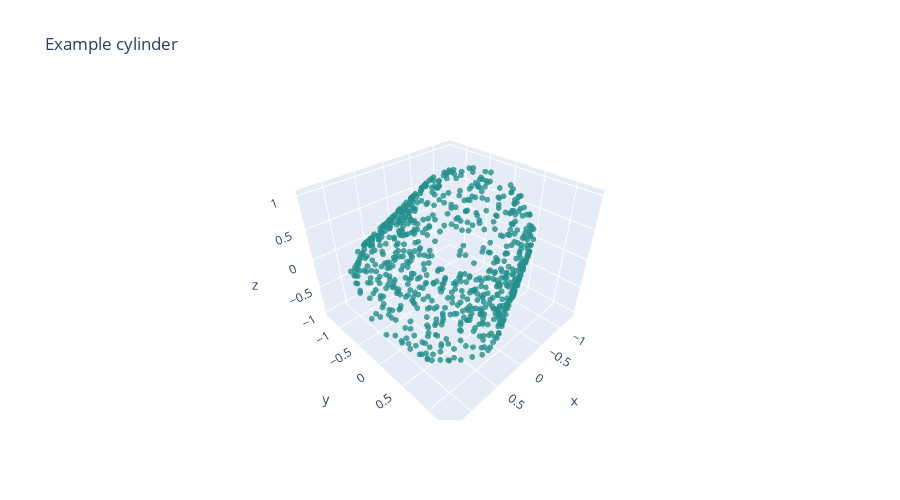
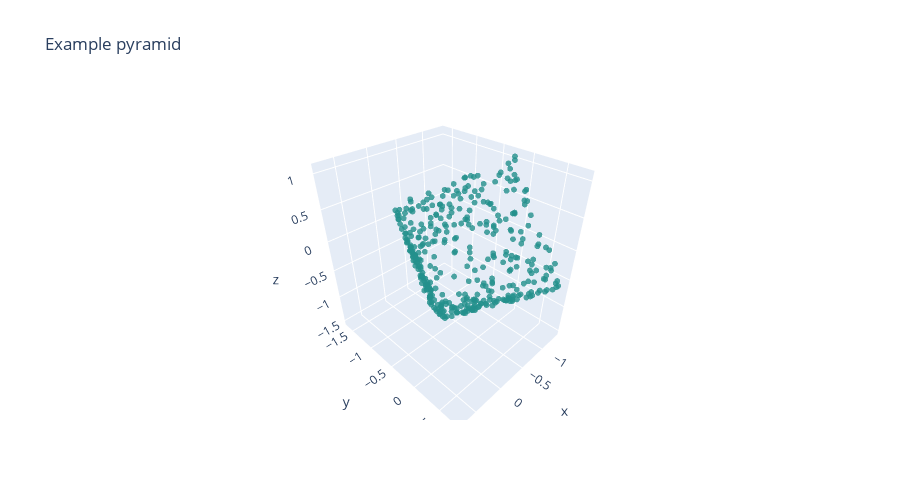
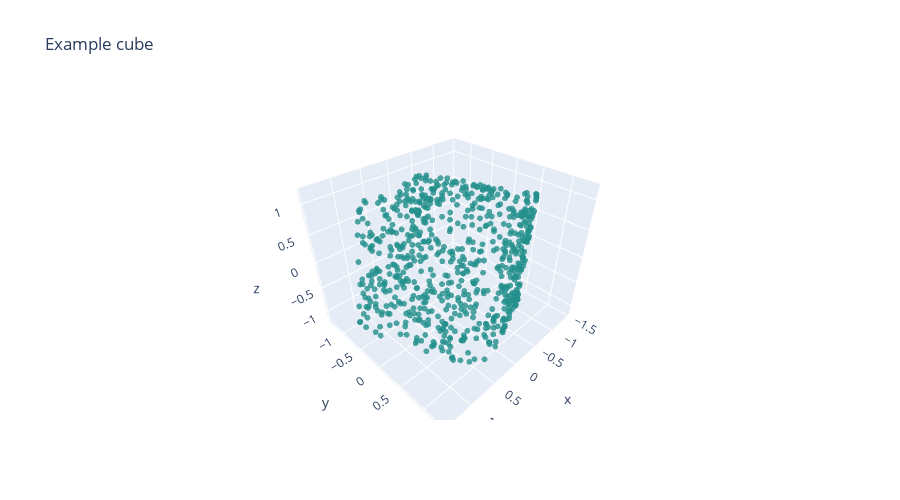

Notebook code for these charts, in order:
### Code cell
cloud_dataset = SyntheticPointCloudDataset(num_samples=3200, length_range=(256, 1024), noise_std=0.002)
collate_cloud = build_pointcloud_collate(cloud_dataset.max_points, dims=3)
train_cloud, val_cloud = random_split(
    cloud_dataset,
    [int(0.75 * len(cloud_dataset)), len(cloud_dataset) - int(0.75 * len(cloud_dataset))],
)
train_loader_cloud = DataLoader(train_cloud, batch_size=64, shuffle=True, collate_fn=collate_cloud)
val_loader_cloud = DataLoader(val_cloud, batch_size=128, shuffle=False, collate_fn=collate_cloud)

# Interactive demo (set interactive=True)
for idx in np.random.choice(len(cloud_dataset), size=3, replace=False):
    pts = cloud_dataset[idx]["points"].numpy()
    label = SHAPE_TYPES_3D[cloud_dataset.labels[idx]]
    scatter_3d_points(pts, f"Example {label}", interactive=True)

### Figure 1 — Plotly figure (JSON) as saved in the notebook; plotly's stock layout.template omitted (floating-point values rounded to 4 significant figures; data arrays with more than 128 entries replaced by an {"elided": "..."} marker saying what was removed)
{"data": [{"marker": {"color": {"elided": "748 float values"}, "colorscale": [[0, "#440154"], [0.1111, "#482878"], [0.2222, "#3e4989"], [0.3333, "#31688e"], [0.4444, "#26828e"], [0.5556, "#1f9e89"], [0.6667, "#35b779"], [0.7778, "#6ece58"], [0.8889, "#b5de2b"], [1, "#fde725"]], "opacity": 0.8, "size": 2}, "mode": "markers", "type": "scatter3d", "x": {"elided": "748 float values"}, "y": {"elided": "748 float values"}, "z": {"elided": "748 float values"}}], "layout": {"height": 500, "scene": {"xaxis": {"title": {"text": "x"}}, "yaxis": {"title": {"text": "y"}}, "zaxis": {"title": {"text": "z"}}}, "title": {"text": "Example cylinder"}}}

### Figure 2 — Plotly figure (JSON) as saved in the notebook; plotly's stock layout.template omitted (floating-point values rounded to 4 significant figures; data arrays with more than 128 entries replaced by an {"elided": "..."} marker saying what was removed)
{"data": [{"marker": {"color": {"elided": "388 float values"}, "colorscale": [[0, "#440154"], [0.1111, "#482878"], [0.2222, "#3e4989"], [0.3333, "#31688e"], [0.4444, "#26828e"], [0.5556, "#1f9e89"], [0.6667, "#35b779"], [0.7778, "#6ece58"], [0.8889, "#b5de2b"], [1, "#fde725"]], "opacity": 0.8, "size": 2}, "mode": "markers", "type": "scatter3d", "x": {"elided": "388 float values"}, "y": {"elided": "388 float values"}, "z": {"elided": "388 float values"}}], "layout": {"height": 500, "scene": {"xaxis": {"title": {"text": "x"}}, "yaxis": {"title": {"text": "y"}}, "zaxis": {"title": {"text": "z"}}}, "title": {"text": "Example pyramid"}}}

### Figure 3 — Plotly figure (JSON) as saved in the notebook; plotly's stock layout.template omitted (floating-point values rounded to 4 significant figures; data arrays with more than 128 entries replaced by an {"elided": "..."} marker saying what was removed)
{"data": [{"marker": {"color": {"elided": "714 float values"}, "colorscale": [[0, "#440154"], [0.1111, "#482878"], [0.2222, "#3e4989"], [0.3333, "#31688e"], [0.4444, "#26828e"], [0.5556, "#1f9e89"], [0.6667, "#35b779"], [0.7778, "#6ece58"], [0.8889, "#b5de2b"], [1, "#fde725"]], "opacity": 0.8, "size": 2}, "mode": "markers", "type": "scatter3d", "x": {"elided": "714 float values"}, "y": {"elided": "714 float values"}, "z": {"elided": "714 float values"}}], "layout": {"height": 500, "scene": {"xaxis": {"title": {"text": "x"}}, "yaxis": {"title": {"text": "y"}}, "zaxis": {"title": {"text": "z"}}}, "title": {"text": "Example cube"}}}
